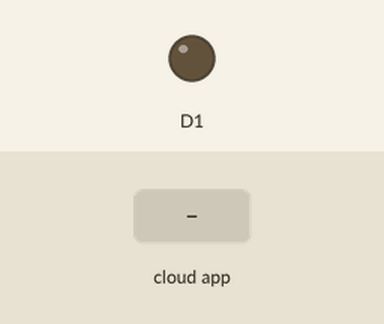
The sketch below on a simulated ESP8266 (Wemos D1 mini). Shown: output pins drawn as LEDs (lit = HIGH). The inputs (shaded band) are chosen by the test bench. WiFi joins after 1.5 s; servers stay silent unless stated; what the sketch prints to the serial monitor is not drawn.

Above: at 2.7 s.
2.8 s: the phone or cloud app sets flexo to 0
At 3.6 s:
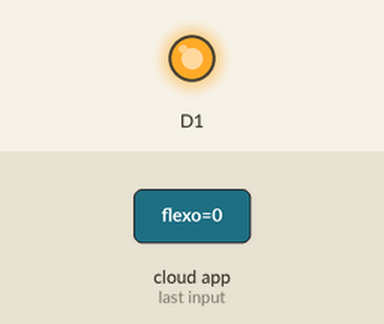
4.3 s: the phone or cloud app sets flexo to 64
At 4.7 s:
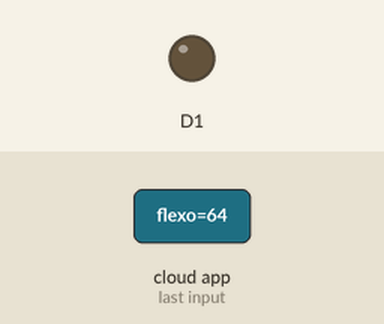
Timing chart, 0 to 7.3 s (numbered marks = the images above; inputs shaded):
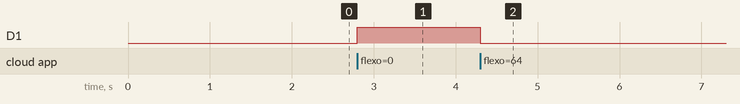

Measured:
- after the input at 2.8 s, D1: LOW → HIGH at once
- after the input at 4.3 s, D1: HIGH → LOW at once

The sketch:

InterruptorAlexa2.ino
```cpp
#include <ESP8266WiFi.h>
#include "credentials.h"
#include <Espalexa.h>
Espalexa espAlexa;

// -----------------------------------------------------------------------------

#define SERIAL_BAUDRATE     115200

#define ID_INTERRUPTOR           "flexo"

// -----------------------------------------------------------------------------

// -----------------------------------------------------------------------------
// Wifi
// -----------------------------------------------------------------------------

void wifiSetup(bool useStaticIP = false) {

    Serial.println("Connecting...");
     WiFi.mode(WIFI_STA);
     WiFi.begin(ssid, password);
     if(useStaticIP) WiFi.config(ip, gateway, subnet);
     while (WiFi.status() != WL_CONNECTED)
     {
       delay(100);
       Serial.print('.');
     }

     Serial.println("");
     Serial.print("Iniciado STA:\t");
     Serial.println(ssid);
     Serial.print("IP address:\t");
     Serial.println(WiFi.localIP());


}

void setup() {

    // Init serial port and clean garbage
    Serial.begin(SERIAL_BAUDRATE);
    Serial.println();
    Serial.println("Iniciando dispositivo");

    // LEDs
    pinMode(D1, OUTPUT);
    digitalWrite(D1, LOW);

    // Wifi
    wifiSetup();

    espAlexa.addDevice(ID_INTERRUPTOR,foco);
    espAlexa.begin();

}

void loop() {
  espAlexa.loop();
  delay(1);
}

void foco(uint8_t brillo){
     if(brillo){
      digitalWrite(D1, LOW);}
     else{
      digitalWrite(D1, HIGH);}
}
```

credentials.h
```cpp
const char* ssid     = "HOMEFIBER";
const char* password = "1A2B3C4D5E6F";
const char* hostname = "WEMOSD1";

IPAddress ip(192, 168, 14, 134);
IPAddress gateway(192, 168, 14, 1);
IPAddress subnet(255, 255, 255, 0);
```
